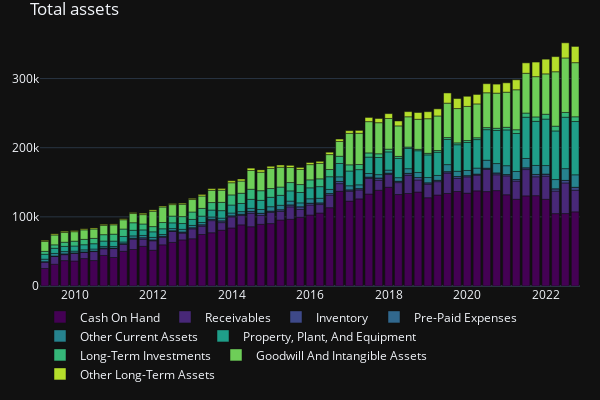

This figure's notebook cell:
### Code cell
assets_stackplot = create_stacker_bar(
    balance[
        [
            "Cash On Hand",
            "Receivables",
            "Inventory",
            "Pre-Paid Expenses",
            "Other Current Assets",
            "Property, Plant, And Equipment",
            "Long-Term Investments",
            "Goodwill And Intangible Assets",
            "Other Long-Term Assets",
        ]
    ],
    title_="Total assets",
)
